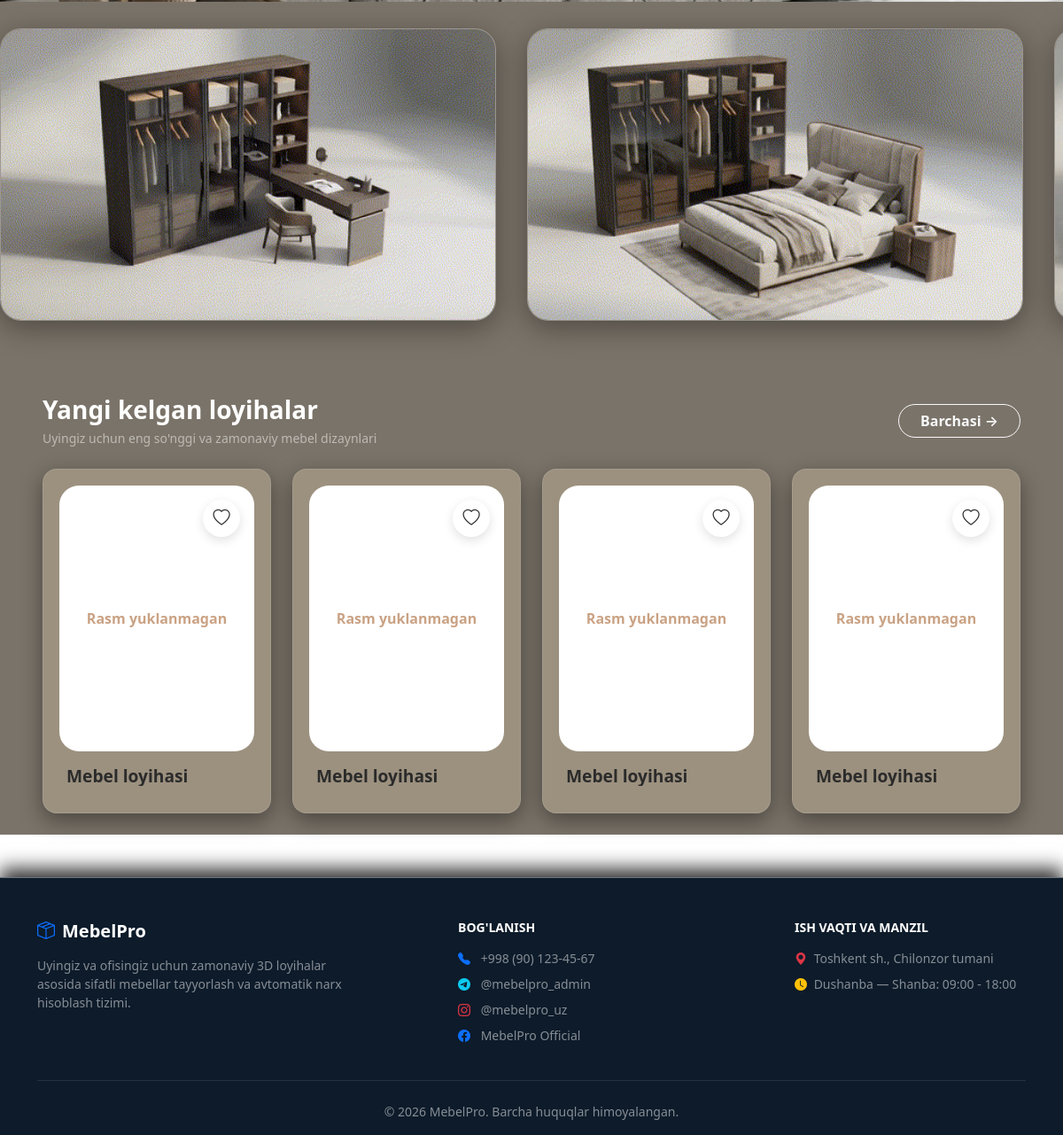
The app's page / (lower part), older data.
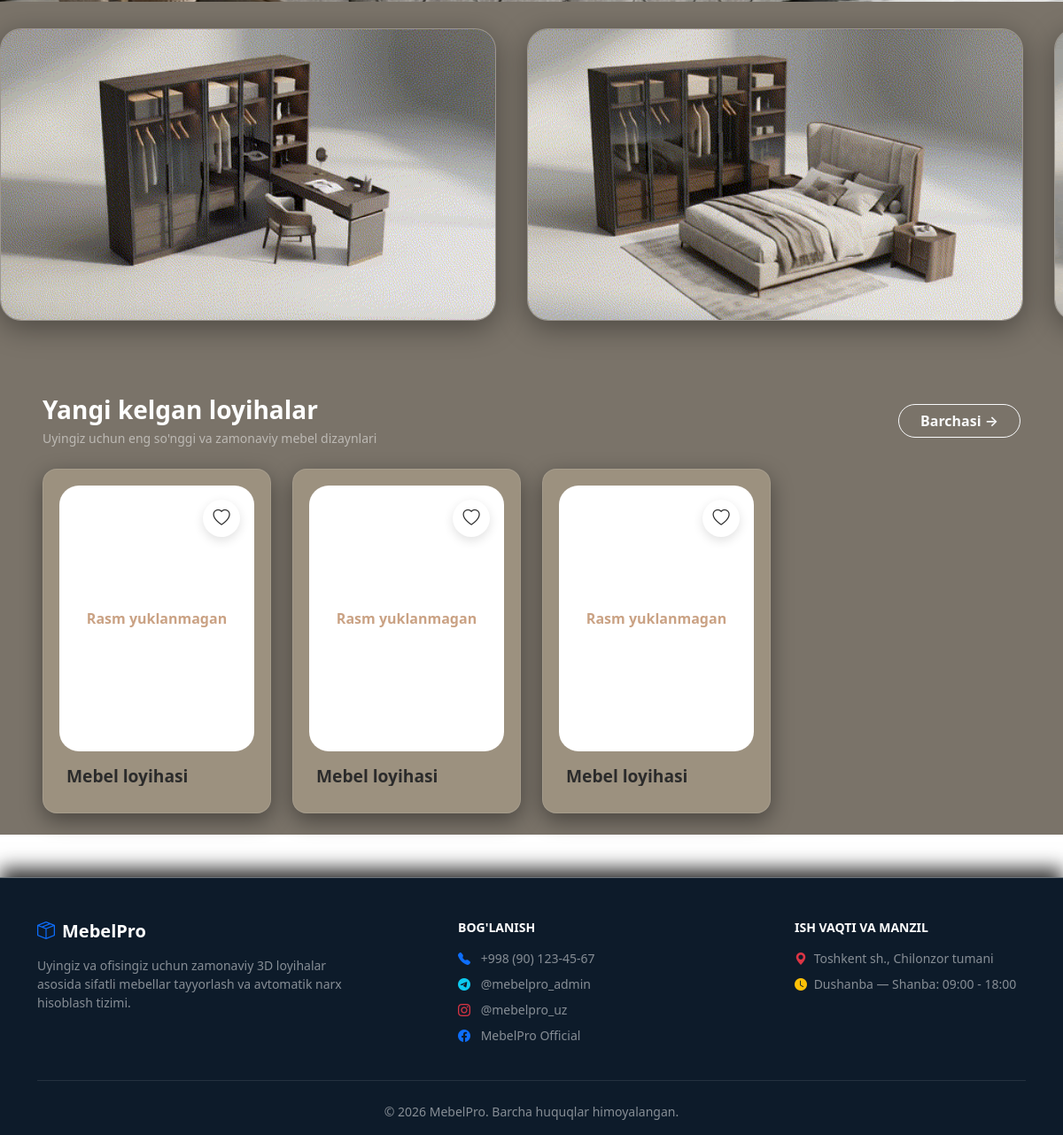
The same page, newer data.
### furniture/models.py (models this page shows, shortened)
class FurnitureProject(models.Model):
    FURNITURE_TYPES = [
        ('Shkaf', 'Shkaf'),
        ('Stol', 'Stol'),
        ('Oshxona mebeli', 'Oshxona mebeli'),
        ('Krovat', 'Krovat'),
        ('Komod', 'Komod'),
        ('Tumbochka', 'Tumbochka'),
    ]
    user = models.ForeignKey(
        User, on_delete=models.CASCADE, related_name='projects'
    )
    title = models.CharField(max_length=200, default='Yangi mebel loyihasi')
    favorites = models.ManyToManyField(User, related_name='favorite_projects', blank=True, verbose_name="Sevimlilar")
    furniture_type = models.CharField(
        max_length=50, choices=FURNITURE_TYPES, default='shkaf'
    )
    width = models.IntegerField(default=200, verbose_name='Eni')
    height = models.IntegerField(default=240, verbose_name="Bo'yi")
    depth = models.IntegerField(default=60, verbose_name='Chuqurligi')
    doors_count = models.IntegerField(default=4, verbose_name='Eshiklar soni')
    shelves_count = models.IntegerField(default=5, verbose_name='Tokchalar soni')
    material = models.CharField(max_length=50, default='MDF')
    thickness = models.CharField(max_length=20, default='18 mm')
    color = models.CharField(max_length=50, default='Eman')
    square_meters = models.DecimalField(
        max_digits=10, decimal_places=2, default=0, verbose_name="Maydoni (kv.m)"
    )
    price_per_unit = models.DecimalField(
        max_digits=12, decimal_places=2, default=0, verbose_name="1 kv.m narxi"
    )
    estimated_price = models.DecimalField(
        max_digits=12, decimal_places=2, default=4850000.00
    )
    created_at = models.DateTimeField(auto_now_add=True)

### furniture/views.py (the view)
# urls.py: path('', views.home_view, name='home'),  # <--- login_view o'rniga home_view yoziladi
def home_view(request):
    projects = FurnitureProject.objects.all().order_by('-created_at')[:4]
    return render(request, 'furniture/home.html', {'projects': projects})

### templates/furniture/home.html (shortened to what the changed rows need)
{% load static %}
{% load i18n %}
<!DOCTYPE html>
<html lang="{{ LANGUAGE_CODE }}">
<head>
    <link href="https://cdn.jsdelivr.net/npm/bootstrap@5.3.0/dist/css/bootstrap.min.css" rel="stylesheet">
    <link rel="stylesheet" href="https://cdn.jsdelivr.net/npm/bootstrap-icons@1.10.5/font/bootstrap-icons.css">
    <link rel="stylesheet" href="{% static 'css/home.css' %}?v=1.2">
    <link rel="stylesheet" href="{% static 'css/responsive-notebook.css' %}?v=6">
    <link rel="stylesheet" href="{% static 'css/responsive-tablet.css' %}?v=6">
    <link rel="stylesheet" href="{% static 'css/responsive-phone.css' %}?v=6">
</head>
<body>
            {% get_current_language as LANGUAGE_CODE %}
        <div class="container-fluid mb-5 py-4 px-4 px-lg-5" style="background-color: #7a7369  !important; width: 100% !important;">
            <div class="row g-4">
                {% for project in projects|slice:":4" %}
                <div class="col-12 col-sm-6 col-lg-3">
                    <div class="card modern-card-large">
                        <div class="modern-img-box-large">
                            {% if project.image %}
                                <img src="{{ project.image.url }}" alt="{{ project.name }}">
                            {% else %}
                                <div class="text-muted fw-semibold">{% trans "Rasm yuklanmagan" %}</div>
                            {% endif %}
                            <button type="button" class="like-btn-outline" onclick="toggleHeart(this, event)" title="{% trans "Saralanganlarga qo'shish" %}">
                                <i class="bi bi-heart"></i>
                            </button>
                        </div>
                        <div class="card-body modern-card-body-large">
                            <h5 class="product-title-large text-truncate">
                                {{ project.name|default:_("Mebel loyihasi") }}
                            </h5>
                        </div>
                    </div>
                </div>
                {% empty %}
                <div class="col-12 text-center py-5">
                    <p class="text-white">{% trans "Hozircha loyihalar mavjud emas." %}</p>
                </div>
                {% endfor %}
            </div>
        </div>
</body>
</html>

Row changes from the older to the newer data that the page shows:
removed FurnitureProject: name "Mebel loyihasi"
